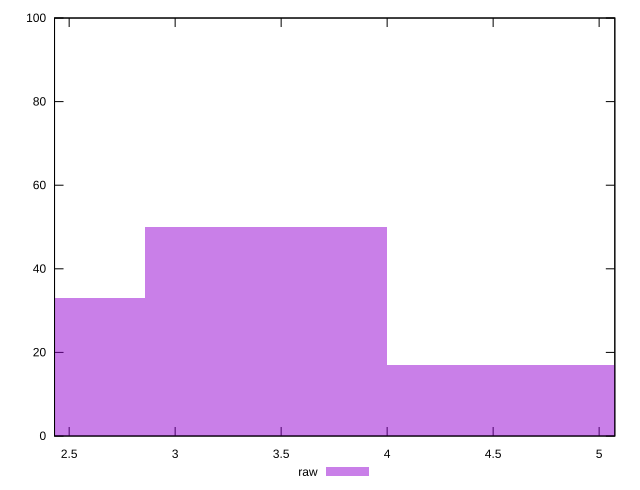

gnuplot code for this plot:
reset

$raw <<EOF
3.429520624294402 50
2.286347082862935 33
4.57269416572587 17
EOF

set key outside below
set boxwidth 1.1431735414314674
set xrange [2.4309999999999996:5.074000000000001]
set yrange [0:100]
set trange [0:100]
set style fill transparent solid 0.5 noborder
set terminal svg size 640, 490 enhanced background rgb 'white'
set output "report_00009_2021-02-08T22-37-41.559Z/server-response-time/samples/pages+cached+noadtech/raw/histogram.svg"

plot $raw title "raw" with boxes

reset
